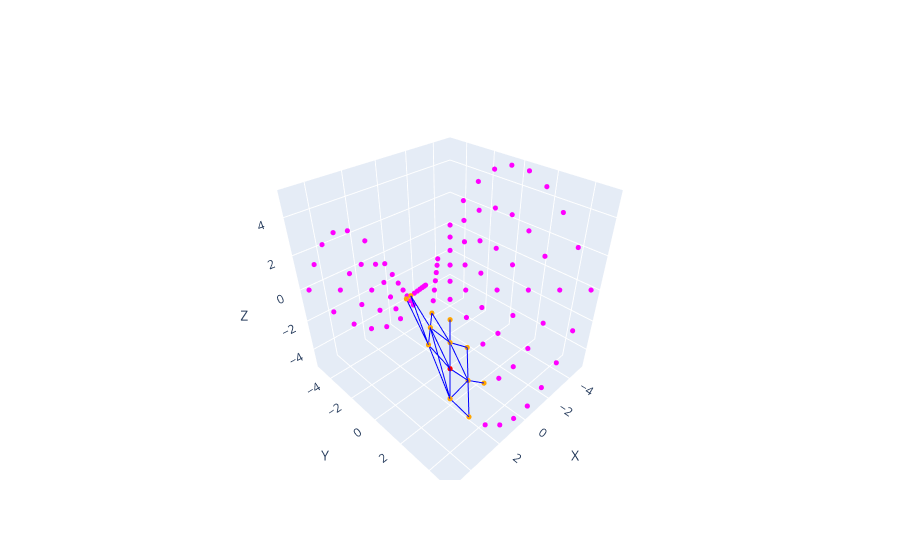

This figure's notebook cell:
### Code cell
fig = new_fig()

# Ajouter les points à la figure
add_points(points, fig, 'magenta')

# Ajouter un point d'example à la figure
example = np.random.randint(0, NUM_POINTS)
add_point(points[example], fig, 'red')

# Ajouter les k-voisins de l'exemple à la figure
for neighbor in k_near_neighbors[example]:
    add_point(points[neighbor], fig, 'orange')

to_plot_neighbors = [example]
for _ in range(k):
    new_neighbors = []
    for point in to_plot_neighbors:
        for neighbor in direct_neighbors[point]:
            new_neighbors.append(neighbor)
            add_line(points[point], points[neighbor], fig, 'blue')
    to_plot_neighbors = new_neighbors


fig.show()

### Figure 1 — Plotly figure (JSON) as saved in the notebook; plotly's stock layout.template omitted (floating-point values rounded to 4 significant figures)
{"data": [{"marker": {"color": "magenta", "size": 3}, "mode": "markers", "type": "scatter3d", "x": [-5], "y": [-5], "z": [0]}, {"marker": {"color": "magenta", "size": 3}, "mode": "markers", "type": "scatter3d", "x": [-3.889], "y": [-5], "z": [-2.0]}, {"marker": {"color": "magenta", "size": 3}, "mode": "markers", "type": "scatter3d", "x": [-2.778], "y": [-5], "z": [-3.5]}, {"marker": {"color": "magenta", "size": 3}, "mode": "markers", "type": "scatter3d", "x": [-1.667], "y": [-5], "z": [-4.5]}, {"marker": {"color": "magenta", "size": 3}, "mode": "markers", "type": "scatter3d", "x": [-0.5556], "y": [-5], "z": [-5]}, {"marker": {"color": "magenta", "size": 3}, "mode": "markers", "type": "scatter3d", "x": [0.5556], "y": [-5], "z": [-5]}, {"marker": {"color": "magenta", "size": 3}, "mode": "markers", "type": "scatter3d", "x": [1.667], "y": [-5], "z": [-4.5]}, {"marker": {"color": "magenta", "size": 3}, "mode": "markers", "type": "scatter3d", "x": [2.778], "y": [-5], "z": [-3.5]}, {"marker": {"color": "magenta", "size": 3}, "mode": "markers", "type": "scatter3d", "x": [3.889], "y": [-5], "z": [-2.0]}, {"marker": {"color": "magenta", "size": 3}, "mode": "markers", "type": "scatter3d", "x": [5], "y": [-5], "z": [0]}, {"marker": {"color": "magenta", "size": 3}, "mode": "markers", "type": "scatter3d", "x": [-5], "y": [-3.889], "z": [2.0]}, {"marker": {"color": "magenta", "size": 3}, "mode": "markers", "type": "scatter3d", "x": [-3.889], "y": [-3.889], "z": [0]}, {"marker": {"color": "magenta", "size": 3}, "mode": "markers", "type": "scatter3d", "x": [-2.778], "y": [-3.889], "z": [-1.5]}, {"marker": {"color": "magenta", "size": 3}, "mode": "markers", "type": "scatter3d", "x": [-1.667], "y": [-3.889], "z": [-2.5]}, {"marker": {"color": "magenta", "size": 3}, "mode": "markers", "type": "scatter3d", "x": [-0.5556], "y": [-3.889], "z": [-3]}, {"marker": {"color": "magenta", "size": 3}, "mode": "markers", "type": "scatter3d", "x": [0.5556], "y": [-3.889], "z": [-3]}, {"marker": {"color": "magenta", "size": 3}, "mode": "markers", "type": "scatter3d", "x": [1.667], "y": [-3.889], "z": [-2.5]}, {"marker": {"color": "magenta", "size": 3}, "mode": "markers", "type": "scatter3d", "x": [2.778], "y": [-3.889], "z": [-1.5]}, {"marker": {"color": "magenta", "size": 3}, "mode": "markers", "type": "scatter3d", "x": [3.889], "y": [-3.889], "z": [7.194e-16]}, {"marker": {"color": "magenta", "size": 3}, "mode": "markers", "type": "scatter3d", "x": [5], "y": [-3.889], "z": [2.0]}, {"marker": {"color": "magenta", "size": 3}, "mode": "markers", "type": "scatter3d", "x": [-5], "y": [-2.778], "z": [3.5]}, {"marker": {"color": "magenta", "size": 3}, "mode": "markers", "type": "scatter3d", "x": [-3.889], "y": [-2.778], "z": [1.5]}, {"marker": {"color": "magenta", "size": 3}, "mode": "markers", "type": "scatter3d", "x": [-2.778], "y": [-2.778], "z": [0]}, {"marker": {"color": "magenta", "size": 3}, "mode": "markers", "type": "scatter3d", "x": [-1.667], "y": [-2.778], "z": [-1.0]}, {"marker": {"color": "magenta", "size": 3}, "mode": "markers", "type": "scatter3d", "x": [-0.5556], "y": [-2.778], "z": [-1.5]}, {"marker": {"color": "magenta", "size": 3}, "mode": "markers", "type": "scatter3d", "x": [0.5556], "y": [-2.778], "z": [-1.5]}, {"marker": {"color": "magenta", "size": 3}, "mode": "markers", "type": "scatter3d", "x": [1.667], "y": [-2.778], "z": [-1.0]}, {"marker": {"color": "magenta", "size": 3}, "mode": "markers", "type": "scatter3d", "x": [2.778], "y": [-2.778], "z": [8.993e-16]}, {"marker": {"color": "magenta", "size": 3}, "mode": "markers", "type": "scatter3d", "x": [3.889], "y": [-2.778], "z": [1.5]}, {"marker": {"color": "magenta", "size": 3}, "mode": "markers", "type": "scatter3d", "x": [5], "y": [-2.778], "z": [3.5]}, {"marker": {"color": "magenta", "size": 3}, "mode": "markers", "type": "scatter3d", "x": [-5], "y": [-1.667], "z": [4.5]}, {"marker": {"color": "magenta", "size": 3}, "mode": "markers", "type": "scatter3d", "x": [-3.889], "y": [-1.667], "z": [2.5]}, {"marker": {"color": "magenta", "size": 3}, "mode": "markers", "type": "scatter3d", "x": [-2.778], "y": [-1.667], "z": [1.0]}, {"marker": {"color": "magenta", "size": 3}, "mode": "markers", "type": "scatter3d", "x": [-1.667], "y": [-1.667], "z": [0]}, {"marker": {"color": "magenta", "size": 3}, "mode": "markers", "type": "scatter3d", "x": [-0.5556], "y": [-1.667], "z": [-0.5]}, {"marker": {"color": "magenta", "size": 3}, "mode": "markers", "type": "scatter3d", "x": [0.5556], "y": [-1.667], "z": [-0.5]}, {"marker": {"color": "magenta", "size": 3}, "mode": "markers", "type": "scatter3d", "x": [1.667], "y": [-1.667], "z": [2.698e-16]}, {"marker": {"color": "magenta", "size": 3}, "mode": "markers", "type": "scatter3d", "x": [2.778], "y": [-1.667], "z": [1.0]}, {"marker": {"color": "magenta", "size": 3}, "mode": "markers", "type": "scatter3d", "x": [3.889], "y": [-1.667], "z": [2.5]}, {"marker": {"color": "magenta", "size": 3}, "mode": "markers", "type": "scatter3d", "x": [5], "y": [-1.667], "z": [4.5]}, {"marker": {"color": "magenta", "size": 3}, "mode": "markers", "type": "scatter3d", "x": [-5], "y": [-0.5556], "z": [5]}, {"marker": {"color": "magenta", "size": 3}, "mode": "markers", "type": "scatter3d", "x": [-3.889], "y": [-0.5556], "z": [3]}, {"marker": {"color": "magenta", "size": 3}, "mode": "markers", "type": "scatter3d", "x": [-2.778], "y": [-0.5556], "z": [1.5]}, {"marker": {"color": "magenta", "size": 3}, "mode": "markers", "type": "scatter3d", "x": [-1.667], "y": [-0.5556], "z": [0.5]}, {"marker": {"color": "magenta", "size": 3}, "mode": "markers", "type": "scatter3d", "x": [-0.5556], "y": [-0.5556], "z": [0]}, {"marker": {"color": "magenta", "size": 3}, "mode": "markers", "type": "scatter3d", "x": [0.5556], "y": [-0.5556], "z": [0]}, {"marker": {"color": "magenta", "size": 3}, "mode": "markers", "type": "scatter3d", "x": [1.667], "y": [-0.5556], "z": [0.5]}, {"marker": {"color": "magenta", "size": 3}, "mode": "markers", "type": "scatter3d", "x": [2.778], "y": [-0.5556], "z": [1.5]}, {"marker": {"color": "magenta", "size": 3}, "mode": "markers", "type": "scatter3d", "x": [3.889], "y": [-0.5556], "z": [3.0]}, {"marker": {"color": "magenta", "size": 3}, "mode": "markers", "type": "scatter3d", "x": [5], "y": [-0.5556], "z": [5]}, {"marker": {"color": "magenta", "size": 3}, "mode": "markers", "type": "scatter3d", "x": [-5], "y": [0.5556], "z": [5]}, {"marker": {"color": "magenta", "size": 3}, "mode": "markers", "type": "scatter3d", "x": [-3.889], "y": [0.5556], "z": [3]}, {"marker": {"color": "magenta", "size": 3}, "mode": "markers", "type": "scatter3d", "x": [-2.778], "y": [0.5556], "z": [1.5]}, {"marker": {"color": "magenta", "size": 3}, "mode": "markers", "type": "scatter3d", "x": [-1.667], "y": [0.5556], "z": [0.5]}, {"marker": {"color": "magenta", "size": 3}, "mode": "markers", "type": "scatter3d", "x": [-0.5556], "y": [0.5556], "z": [0]}, {"marker": {"color": "magenta", "size": 3}, "mode": "markers", "type": "scatter3d", "x": [0.5556], "y": [0.5556], "z": [0]}, {"marker": {"color": "magenta", "size": 3}, "mode": "markers", "type": "scatter3d", "x": [1.667], "y": [0.5556], "z": [0.5]}, {"marker": {"color": "magenta", "size": 3}, "mode": "markers", "type": "scatter3d", "x": [2.778], "y": [0.5556], "z": [1.5]}, {"marker": {"color": "magenta", "size": 3}, "mode": "markers", "type": "scatter3d", "x": [3.889], "y": [0.5556], "z": [3.0]}, {"marker": {"color": "magenta", "size": 3}, "mode": "markers", "type": "scatter3d", "x": [5], "y": [0.5556], "z": [5]}, {"marker": {"color": "magenta", "size": 3}, "mode": "markers", "type": "scatter3d", "x": [-5], "y": [1.667], "z": [4.5]}, {"marker": {"color": "magenta", "size": 3}, "mode": "markers", "type": "scatter3d", "x": [-3.889], "y": [1.667], "z": [2.5]}, {"marker": {"color": "magenta", "size": 3}, "mode": "markers", "type": "scatter3d", "x": [-2.778], "y": [1.667], "z": [1.0]}, {"marker": {"color": "magenta", "size": 3}, "mode": "markers", "type": "scatter3d", "x": [-1.667], "y": [1.667], "z": [-2.698e-16]}, {"marker": {"color": "magenta", "size": 3}, "mode": "markers", "type": "scatter3d", "x": [-0.5556], "y": [1.667], "z": [-0.5]}, {"marker": {"color": "magenta", "size": 3}, "mode": "markers", "type": "scatter3d", "x": [0.5556], "y": [1.667], "z": [-0.5]}, {"marker": {"color": "magenta", "size": 3}, "mode": "markers", "type": "scatter3d", "x": [1.667], "y": [1.667], "z": [0]}, {"marker": {"color": "magenta", "size": 3}, "mode": "markers", "type": "scatter3d", "x": [2.778], "y": [1.667], "z": [1.0]}, {"marker": {"color": "magenta", "size": 3}, "mode": "markers", "type": "scatter3d", "x": [3.889], "y": [1.667], "z": [2.5]}, {"marker": {"color": "magenta", "size": 3}, "mode": "markers", "type": "scatter3d", "x": [5], "y": [1.667], "z": [4.5]}, {"marker": {"color": "magenta", "size": 3}, "mode": "markers", "type": "scatter3d", "x": [-5], "y": [2.778], "z": [3.5]}, {"marker": {"color": "magenta", "size": 3}, "mode": "markers", "type": "scatter3d", "x": [-3.889], "y": [2.778], "z": [1.5]}, {"marker": {"color": "magenta", "size": 3}, "mode": "markers", "type": "scatter3d", "x": [-2.778], "y": [2.778], "z": [-8.993e-16]}, {"marker": {"color": "magenta", "size": 3}, "mode": "markers", "type": "scatter3d", "x": [-1.667], "y": [2.778], "z": [-1.0]}, {"marker": {"color": "magenta", "size": 3}, "mode": "markers", "type": "scatter3d", "x": [-0.5556], "y": [2.778], "z": [-1.5]}, {"marker": {"color": "magenta", "size": 3}, "mode": "markers", "type": "scatter3d", "x": [0.5556], "y": [2.778], "z": [-1.5]}, {"marker": {"color": "magenta", "size": 3}, "mode": "markers", "type": "scatter3d", "x": [1.667], "y": [2.778], "z": [-1.0]}, {"marker": {"color": "magenta", "size": 3}, "mode": "markers", "type": "scatter3d", "x": [2.778], "y": [2.778], "z": [0]}, {"marker": {"color": "magenta", "size": 3}, "mode": "markers", "type": "scatter3d", "x": [3.889], "y": [2.778], "z": [1.5]}, {"marker": {"color": "magenta", "size": 3}, "mode": "markers", "type": "scatter3d", "x": [5], "y": [2.778], "z": [3.5]}, {"marker": {"color": "magenta", "size": 3}, "mode": "markers", "type": "scatter3d", "x": [-5], "y": [3.889], "z": [2.0]}, {"marker": {"color": "magenta", "size": 3}, "mode": "markers", "type": "scatter3d", "x": [-3.889], "y": [3.889], "z": [-7.194e-16]}, {"marker": {"color": "magenta", "size": 3}, "mode": "markers", "type": "scatter3d", "x": [-2.778], "y": [3.889], "z": [-1.5]}, {"marker": {"color": "magenta", "size": 3}, "mode": "markers", "type": "scatter3d", "x": [-1.667], "y": [3.889], "z": [-2.5]}, {"marker": {"color": "magenta", "size": 3}, "mode": "markers", "type": "scatter3d", "x": [-0.5556], "y": [3.889], "z": [-3.0]}, {"marker": {"color": "magenta", "size": 3}, "mode": "markers", "type": "scatter3d", "x": [0.5556], "y": [3.889], "z": [-3.0]}, {"marker": {"color": "magenta", "size": 3}, "mode": "markers", "type": "scatter3d", "x": [1.667], "y": [3.889], "z": [-2.5]}, {"marker": {"color": "magenta", "size": 3}, "mode": "markers", "type": "scatter3d", "x": [2.778], "y": [3.889], "z": [-1.5]}, {"marker": {"color": "magenta", "size": 3}, "mode": "markers", "type": "scatter3d", "x": [3.889], "y": [3.889], "z": [0]}, {"marker": {"color": "magenta", "size": 3}, "mode": "markers", "type": "scatter3d", "x": [5], "y": [3.889], "z": [2.0]}, {"marker": {"color": "magenta", "size": 3}, "mode": "markers", "type": "scatter3d", "x": [-5], "y": [5], "z": [0]}, {"marker": {"color": "magenta", "size": 3}, "mode": "markers", "type": "scatter3d", "x": [-3.889], "y": [5], "z": [-2.0]}, {"marker": {"color": "magenta", "size": 3}, "mode": "markers", "type": "scatter3d", "x": [-2.778], "y": [5], "z": [-3.5]}, {"marker": {"color": "magenta", "size": 3}, "mode": "markers", "type": "scatter3d", "x": [-1.667], "y": [5], "z": [-4.5]}, {"marker": {"color": "magenta", "size": 3}, "mode": "markers", "type": "scatter3d", "x": [-0.5556], "y": [5], "z": [-5]}, {"marker": {"color": "magenta", "size": 3}, "mode": "markers", "type": "scatter3d", "x": [0.5556], "y": [5], "z": [-5]}, {"marker": {"color": "magenta", "size": 3}, "mode": "markers", "type": "scatter3d", "x": [1.667], "y": [5], "z": [-4.5]}, {"marker": {"color": "magenta", "size": 3}, "mode": "markers", "type": "scatter3d", "x": [2.778], "y": [5], "z": [-3.5]}, {"marker": {"color": "magenta", "size": 3}, "mode": "markers", "type": "scatter3d", "x": [3.889], "y": [5], "z": [-2.0]}, {"marker": {"color": "magenta", "size": 3}, "mode": "markers", "type": "scatter3d", "x": [5], "y": [5], "z": [0]}, {"marker": {"color": "red", "size": 3}, "mode": "markers", "type": "scatter3d", "x": [3.889], "y": [3.889], "z": [0]}, {"marker": {"color": "orange", "size": 3}, "mode": "markers", "type": "scatter3d", "x": [1.667], "y": [1.667], "z": [0]}, {"marker": {"color": "orange", "size": 3}, "mode": "markers", "type": "scatter3d", "x": [5], "y": [5], "z": [0]}, {"marker": {"color": "orange", "size": 3}, "mode": "markers", "type": "scatter3d", "x": [2.778], "y": [1.667], "z": [1.0]}, {"marker": {"color": "orange", "size": 3}, "mode": "markers", "type": "scatter3d", "x": [3.889], "y": [5], "z": [-2.0]}, {"marker": {"color": "orange", "size": 3}, "mode": "markers", "type": "scatter3d", "x": [3.889], "y": [1.667], "z": [2.5]}, {"marker": {"color": "orange", "size": 3}, "mode": "markers", "type": "scatter3d", "x": [1.667], "y": [2.778], "z": [-1.0]}, {"marker": {"color": "orange", "size": 3}, "mode": "markers", "type": "scatter3d", "x": [2.778], "y": [2.778], "z": [0]}, {"marker": {"color": "orange", "size": 3}, "mode": "markers", "type": "scatter3d", "x": [3.889], "y": [2.778], "z": [1.5]}, {"marker": {"color": "orange", "size": 3}, "mode": "markers", "type": "scatter3d", "x": [5], "y": [2.778], "z": [3.5]}, {"marker": {"color": "orange", "size": 3}, "mode": "markers", "type": "scatter3d", "x": [1.667], "y": [3.889], "z": [-2.5]}, {"marker": {"color": "orange", "size": 3}, "mode": "markers", "type": "scatter3d", "x": [2.778], "y": [3.889], "z": [-1.5]}, {"marker": {"color": "orange", "size": 3}, "mode": "markers", "type": "scatter3d", "x": [5], "y": [3.889], "z": [2.0]}, {"line": {"color": "blue", "width": 2}, "mode": "lines", "type": "scatter3d", "x": [3.889, 3.889], "y": [3.889, 3.889], "z": [0, 0]}, {"line": {"color": "blue", "width": 2}, "mode": "lines", "type": "scatter3d", "x": [3.889, 2.778], "y": [3.889, 2.778], "z": [0, 0]}, {"line": {"color": "blue", "width": 2}, "mode": "lines", "type": "scatter3d", "x": [3.889, 5], "y": [3.889, 5], "z": [0, 0]}, {"line": {"color": "blue", "width": 2}, "mode": "lines", "type": "scatter3d", "x": [3.889, 2.778], "y": [3.889, 3.889], "z": [0, -1.5]}, {"line": {"color": "blue", "width": 2}, "mode": "lines", "type": "scatter3d", "x": [3.889, 3.889], "y": [3.889, 2.778], "z": [0, 1.5]}, {"line": {"color": "blue", "width": 2}, "mode": "lines", "type": "scatter3d", "x": [3.889, 5], "y": [3.889, 3.889], "z": [0, 2.0]}, {"line": {"color": "blue", "width": 2}, "mode": "lines", "type": "scatter3d", "x": [3.889, 3.889], "y": [3.889, 3.889], "z": [0, 0]}, {"line": {"color": "blue", "width": 2}, "mode": "lines", "type": "scatter3d", "x": [3.889, 2.778], "y": [3.889, 2.778], "z": [0, 0]}, {"line": {"color": "blue", "width": 2}, "mode": "lines", "type": "scatter3d", "x": [3.889, 5], "y": [3.889, 5], "z": [0, 0]}, {"line": {"color": "blue", "width": 2}, "mode": "lines", "type": "scatter3d", "x": [3.889, 2.778], "y": [3.889, 3.889], "z": [0, -1.5]}, {"line": {"color": "blue", "width": 2}, "mode": "lines", "type": "scatter3d", "x": [3.889, 3.889], "y": [3.889, 2.778], "z": [0, 1.5]}, {"line": {"color": "blue", "width": 2}, "mode": "lines", "type": "scatter3d", "x": [3.889, 5], "y": [3.889, 3.889], "z": [0, 2.0]}, {"line": {"color": "blue", "width": 2}, "mode": "lines", "type": "scatter3d", "x": [2.778, 2.778], "y": [2.778, 2.778], "z": [0, 0]}, {"line": {"color": "blue", "width": 2}, "mode": "lines", "type": "scatter3d", "x": [2.778, 1.667], "y": [2.778, 2.778], "z": [0, -1.0]}, {"line": {"color": "blue", "width": 2}, "mode": "lines", "type": "scatter3d", "x": [2.778, 2.778], "y": [2.778, 1.667], "z": [0, 1.0]}, {"line": {"color": "blue", "width": 2}, "mode": "lines", "type": "scatter3d", "x": [2.778, 3.889], "y": [2.778, 3.889], "z": [0, 0]}, {"line": {"color": "blue", "width": 2}, "mode": "lines", "type": "scatter3d", "x": [2.778, 1.667], "y": [2.778, 1.667], "z": [0, 0]}, {"line": {"color": "blue", "width": 2}, "mode": "lines", "type": "scatter3d", "x": [2.778, 3.889], "y": [2.778, 2.778], "z": [0, 1.5]}, {"line": {"color": "blue", "width": 2}, "mode": "lines", "type": "scatter3d", "x": [5, 5], "y": [5, 5], "z": [0, 0]}, {"line": {"color": "blue", "width": 2}, "mode": "lines", "type": "scatter3d", "x": [5, 3.889], "y": [5, 3.889], "z": [0, 0]}, {"line": {"color": "blue", "width": 2}, "mode": "lines", "type": "scatter3d", "x": [5, 5], "y": [5, 3.889], "z": [0, 2.0]}, {"line": {"color": "blue", "width": 2}, "mode": "lines", "type": "scatter3d", "x": [5, 3.889], "y": [5, 5], "z": [0, -2.0]}, {"line": {"color": "blue", "width": 2}, "mode": "lines", "type": "scatter3d", "x": [5, 3.889], "y": [5, 2.778], "z": [0, 1.5]}, {"line": {"color": "blue", "width": 2}, "mode": "lines", "type": "scatter3d", "x": [5, 2.778], "y": [5, 3.889], "z": [0, -1.5]}, {"line": {"color": "blue", "width": 2}, "mode": "lines", "type": "scatter3d", "x": [2.778, 2.778], "y": [3.889, 3.889], "z": [-1.5, -1.5]}, {"line": {"color": "blue", "width": 2}, "mode": "lines", "type": "scatter3d", "x": [2.778, 1.667], "y": [3.889, 3.889], "z": [-1.5, -2.5]}, {"line": {"color": "blue", "width": 2}, "mode": "lines", "type": "scatter3d", "x": [2.778, 3.889], "y": [3.889, 5], "z": [-1.5, -2.0]}, {"line": {"color": "blue", "width": 2}, "mode": "lines", "type": "scatter3d", "x": [2.778, 1.667], "y": [3.889, 2.778], "z": [-1.5, -1.0]}, {"line": {"color": "blue", "width": 2}, "mode": "lines", "type": "scatter3d", "x": [2.778, 2.778], "y": [3.889, 2.778], "z": [-1.5, 0]}, {"line": {"color": "blue", "width": 2}, "mode": "lines", "type": "scatter3d", "x": [2.778, 3.889], "y": [3.889, 3.889], "z": [-1.5, 0]}, {"line": {"color": "blue", "width": 2}, "mode": "lines", "type": "scatter3d", "x": [3.889, 3.889], "y": [2.778, 2.778], "z": [1.5, 1.5]}, {"line": {"color": "blue", "width": 2}, "mode": "lines", "type": "scatter3d", "x": [3.889, 3.889], "y": [2.778, 1.667], "z": [1.5, 2.5]}, {"line": {"color": "blue", "width": 2}, "mode": "lines", "type": "scatter3d", "x": [3.889, 5], "y": [2.778, 3.889], "z": [1.5, 2.0]}, {"line": {"color": "blue", "width": 2}, "mode": "lines", "type": "scatter3d", "x": [3.889, 2.778], "y": [2.778, 1.667], "z": [1.5, 1.0]}, {"line": {"color": "blue", "width": 2}, "mode": "lines", "type": "scatter3d", "x": [3.889, 3.889], "y": [2.778, 3.889], "z": [1.5, 0]}, {"line": {"color": "blue", "width": 2}, "mode": "lines", "type": "scatter3d", "x": [3.889, 2.778], "y": [2.778, 2.778], "z": [1.5, 0]}, {"line": {"color": "blue", "width": 2}, "mode": "lines", "type": "scatter3d", "x": [5, 5], "y": [3.889, 3.889], "z": [2.0, 2.0]}, {"line": {"color": "blue", "width": 2}, "mode": "lines", "type": "scatter3d", "x": [5, 3.889], "y": [3.889, 2.778], "z": [2.0, 1.5]}, {"line": {"color": "blue", "width": 2}, "mode": "lines", "type": "scatter3d", "x": [5, 5], "y": [3.889, 2.778], "z": [2.0, 3.5]}, {"line": {"color": "blue", "width": 2}, "mode": "lines", "type": "scatter3d", "x": [5, 5], "y": [3.889, 5], "z": [2.0, 0]}, {"line": {"color": "blue", "width": 2}, "mode": "lines", "type": "scatter3d", "x": [5, 3.889], "y": [3.889, 3.889], "z": [2.0, 0]}, {"line": {"color": "blue", "width": 2}, "mode": "lines", "type": "scatter3d", "x": [5, 3.889], "y": [3.889, 1.667], "z": [2.0, 2.5]}], "layout": {"scene": {"xaxis": {"title": {"text": "X"}}, "yaxis": {"title": {"text": "Y"}}, "zaxis": {"title": {"text": "Z"}}}, "showlegend": false}}
